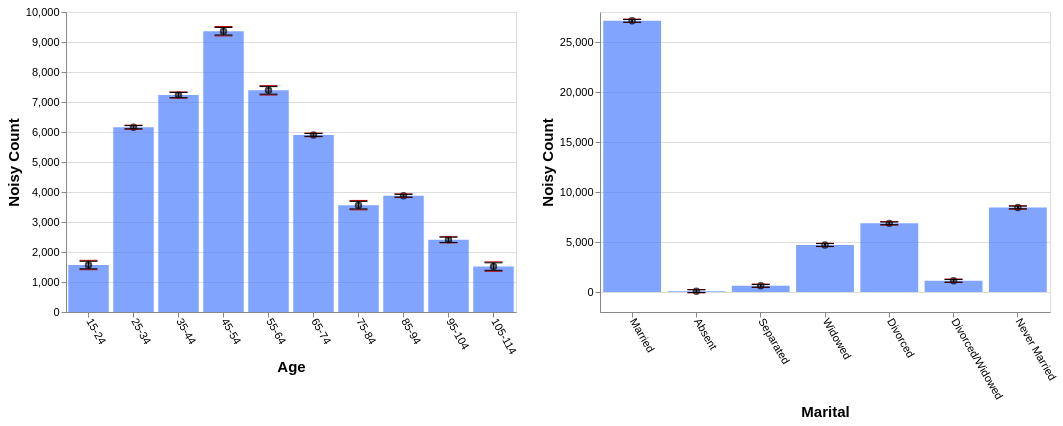

Vega-Lite specification stored for this chart:
### Vega-Lite specification from a JSON file in a GitHub repository (floating-point values rounded to 4 significant figures)
{"config": {"view": {"continuousWidth": 400, "continuousHeight": 300}, "axis": {"labelFontSize": 11, "titleFontSize": 15}, "axisBottom": {"labelAngle": 60}}, "hconcat": [{"layer": [{"mark": "bar", "encoding": {"color": {"value": "transparent"}, "tooltip": [{"aggregate": "sum", "field": "noisy_count", "title": "noisy count", "type": "quantitative"}, {"aggregate": "sum", "field": "noisy_count_prev", "title": "prev count", "type": "quantitative"}, {"aggregate": "sum", "field": "error", "title": "current error", "type": "quantitative"}, {"aggregate": "sum", "field": "error_prev", "title": "prev error", "type": "quantitative"}], "x": {"field": "age", "sort": null, "title": "Age", "type": "ordinal"}}, "height": 300, "selection": {"selector649": {"type": "interval", "encodings": ["x"]}}, "transform": [{"filter": {"selection": "selector650"}}], "width": 450}, {"mark": {"type": "bar", "color": "gray", "opacity": 0}, "encoding": {"x": {"field": "age", "sort": null, "title": "Age", "type": "ordinal"}, "y": {"aggregate": "sum", "field": "noisy_count_prev", "type": "quantitative"}}, "transform": [{"filter": {"selection": "selector650"}}]}, {"mark": {"type": "bar", "color": "#4C7FFF", "opacity": 0.7}, "encoding": {"x": {"field": "age", "sort": null, "title": "Age", "type": "ordinal"}, "y": {"aggregate": "sum", "field": "noisy_count", "type": "quantitative"}}, "transform": [{"filter": {"selection": "selector650"}}]}, {"mark": {"type": "point", "color": "black", "opacity": 0.7}, "encoding": {"x": {"field": "age", "sort": null, "title": "Age", "type": "ordinal"}, "y": {"aggregate": "sum", "field": "noisy_count", "title": "Noisy Count", "type": "quantitative"}}, "transform": [{"filter": {"selection": "selector650"}}]}, {"mark": {"type": "rule", "color": "#B6B6B6", "size": 2, "strokeDash": [3, 3]}, "encoding": {"x": {"field": "age", "sort": null, "title": "Age", "type": "ordinal"}, "y": {"aggregate": "sum", "field": "plus_error_prev_age", "title": "", "type": "quantitative"}, "y2": {"aggregate": "sum", "field": "minus_error_prev_age", "title": ""}}, "transform": [{"filter": {"selection": "selector650"}}]}, {"mark": {"type": "tick", "color": "#B90000", "size": 0, "strokeDash": [1, 1]}, "encoding": {"x": {"field": "age", "sort": null, "title": "Age", "type": "ordinal"}, "y": {"aggregate": "sum", "field": "plus_error_prev_age", "type": "quantitative"}}, "transform": [{"filter": {"selection": "selector650"}}]}, {"mark": {"type": "tick", "color": "#B90000", "size": 0, "strokeDash": [3, 1]}, "encoding": {"x": {"field": "age", "sort": null, "title": "Age", "type": "ordinal"}, "y": {"aggregate": "sum", "field": "minus_error_prev_age", "type": "quantitative"}}, "transform": [{"filter": {"selection": "selector650"}}]}, {"mark": {"type": "rule", "color": "black", "size": 2}, "encoding": {"x": {"field": "age", "sort": null, "title": "Age", "type": "ordinal"}, "y": {"aggregate": "sum", "field": "plus_error", "title": "", "type": "quantitative"}, "y2": {"aggregate": "sum", "field": "minus_error", "title": ""}}, "transform": [{"filter": {"selection": "selector650"}}]}, {"mark": {"type": "tick", "color": "black", "width": 0}, "encoding": {"x": {"field": "age", "sort": null, "title": "Age", "type": "ordinal"}, "y": {"aggregate": "sum", "field": "plus_error", "type": "quantitative"}}, "transform": [{"filter": {"selection": "selector650"}}]}, {"mark": {"type": "tick", "color": "black", "width": 0}, "encoding": {"x": {"field": "age", "sort": null, "title": "Age", "type": "ordinal"}, "y": {"aggregate": "sum", "field": "minus_error", "type": "quantitative"}}, "transform": [{"filter": {"selection": "selector650"}}]}]}, {"layer": [{"mark": "bar", "encoding": {"color": {"value": "transparent"}, "tooltip": [{"aggregate": "sum", "field": "noisy_count", "title": "noisy count", "type": "quantitative"}, {"aggregate": "sum", "field": "noisy_count_prev", "title": "prev count", "type": "quantitative"}, {"aggregate": "sum", "field": "error", "title": "current error", "type": "quantitative"}, {"aggregate": "sum", "field": "error_prev", "title": "prev error", "type": "quantitative"}], "x": {"field": "marital", "sort": null, "title": "Marital", "type": "ordinal"}}, "height": 300, "selection": {"selector650": {"type": "interval", "encodings": ["x"]}}, "transform": [{"filter": {"selection": "selector649"}}], "width": 450}, {"mark": {"type": "bar", "color": "gray", "opacity": 0}, "encoding": {"x": {"field": "marital", "sort": null, "title": "Marital", "type": "ordinal"}, "y": {"aggregate": "sum", "field": "noisy_count_prev", "type": "quantitative"}}, "transform": [{"filter": {"selection": "selector649"}}]}, {"mark": {"type": "bar", "color": "#4C7FFF", "opacity": 0.7}, "encoding": {"x": {"field": "marital", "sort": null, "title": "Marital", "type": "ordinal"}, "y": {"aggregate": "sum", "field": "noisy_count", "type": "quantitative"}}, "transform": [{"filter": {"selection": "selector649"}}]}, {"mark": {"type": "point", "color": "black", "opacity": 0.7}, "encoding": {"x": {"field": "marital", "sort": null, "title": "Marital", "type": "ordinal"}, "y": {"aggregate": "sum", "field": "noisy_count", "title": "Noisy Count", "type": "quantitative"}}, "transform": [{"filter": {"selection": "selector649"}}]}, {"mark": {"type": "rule", "color": "#B6B6B6", "size": 2, "strokeDash": [3, 3]}, "encoding": {"x": {"field": "marital", "sort": null, "title": "Marital", "type": "ordinal"}, "y": {"aggregate": "sum", "field": "plus_error_prev_marital", "title": "", "type": "quantitative"}, "y2": {"aggregate": "sum", "field": "minus_error_prev_marital", "title": ""}}, "transform": [{"filter": {"selection": "selector649"}}]}, {"mark": {"type": "tick", "color": "#B90000", "size": 0, "strokeDash": [1, 1]}, "encoding": {"x": {"field": "marital", "sort": null, "title": "Marital", "type": "ordinal"}, "y": {"aggregate": "sum", "field": "plus_error_prev_marital", "type": "quantitative"}}, "transform": [{"filter": {"selection": "selector649"}}]}, {"mark": {"type": "tick", "color": "#B90000", "size": 0, "strokeDash": [3, 1]}, "encoding": {"x": {"field": "marital", "sort": null, "title": "Marital", "type": "ordinal"}, "y": {"aggregate": "sum", "field": "minus_error_prev_marital", "type": "quantitative"}}, "transform": [{"filter": {"selection": "selector649"}}]}, {"mark": {"type": "rule", "color": "black", "size": 2}, "encoding": {"x": {"field": "marital", "sort": null, "title": "Marital", "type": "ordinal"}, "y": {"aggregate": "sum", "field": "plus_error", "title": "", "type": "quantitative"}, "y2": {"aggregate": "sum", "field": "minus_error", "title": ""}}, "transform": [{"filter": {"selection": "selector649"}}]}, {"mark": {"type": "tick", "color": "black", "width": 0}, "encoding": {"x": {"field": "marital", "sort": null, "title": "Marital", "type": "ordinal"}, "y": {"aggregate": "sum", "field": "plus_error", "type": "quantitative"}}, "transform": [{"filter": {"selection": "selector649"}}]}, {"mark": {"type": "tick", "color": "black", "width": 0}, "encoding": {"x": {"field": "marital", "sort": null, "title": "Marital", "type": "ordinal"}, "y": {"aggregate": "sum", "field": "minus_error", "type": "quantitative"}}, "transform": [{"filter": {"selection": "selector649"}}]}]}], "data": {"name": "data-05a6e2017c09900bc520c86eafb067be"}, "$schema": "https://vega.github.io/schema/vega-lite/v4.17.0.json", "datasets": {"data-05a6e2017c09900bc520c86eafb067be": [{"age": "15-24", "marital": "Married", "noisy_count": 300.0, "true_count": 295.0, "plus_error": 317.9, "minus_error": 282.1, "error": 17.9, "noisy_count_prev": 302.7, "true_count_prev": 295.0, "plus_error_prev": 325.1, "minus_error_prev": 280.4, "error_prev": 22.4, "plus_error_prev_age": 326.1, "minus_error_prev_age": 281.4, "plus_error_prev_marital": 326.1, "minus_error_prev_marital": 281.4}, {"age": "15-24", "marital": "Absent", "noisy_count": 10.0, "true_count": 13.0, "plus_error": 27.9, "minus_error": -7.9, "error": 17.9, "noisy_count_prev": 5.9, "true_count_prev": 13.0, "plus_error_prev": 28.2, "minus_error_prev": -16.5, "error_prev": 22.4, "plus_error_prev_age": 29.2, "minus_error_prev_age": -15.5, "plus_error_prev_marital": 28.6, "minus_error_prev_marital": -16.1}, {"age": "15-24", "marital": "Separated", "noisy_count": 5.9, "true_count": 18.0, "plus_error": 23.8, "minus_error": -12.0, "error": 17.9, "noisy_count_prev": 4.6, "true_count_prev": 18.0, "plus_error_prev": 27.0, "minus_error_prev": -17.7, "error_prev": 22.4, "plus_error_prev_age": 28.0, "minus_error_prev_age": -16.7, "plus_error_prev_marital": 27.89, "minus_error_prev_marital": -16.81}, {"age": "15-24", "marital": "Widowed", "noisy_count": -8.2, "true_count": 2.0, "plus_error": 9.7, "minus_error": -26.1, "error": 17.9, "noisy_count_prev": 5.2, "true_count_prev": 2.0, "plus_error_prev": 27.5, "minus_error_prev": -17.2, "error_prev": 22.4, "plus_error_prev_age": 28.5, "minus_error_prev_age": -16.2, "plus_error_prev_marital": 25.46, "minus_error_prev_marital": -19.24}, {"age": "15-24", "marital": "Divorced", "noisy_count": 125.7, "true_count": 22.0, "plus_error": 143.6, "minus_error": 107.8, "error": 17.9, "noisy_count_prev": 116.6, "true_count_prev": 22.0, "plus_error_prev": 139.0, "minus_error_prev": 94.2, "error_prev": 22.4, "plus_error_prev_age": 140.0, "minus_error_prev_age": 95.2, "plus_error_prev_marital": 136.4, "minus_error_prev_marital": 91.56}, {"age": "15-24", "marital": "Divorced/Widowed", "noisy_count": -36.5, "true_count": 16.0, "plus_error": -18.6, "minus_error": -54.4, "error": 17.9, "noisy_count_prev": -37.0, "true_count_prev": 16.0, "plus_error_prev": -14.6, "minus_error_prev": -59.4, "error_prev": 22.4, "plus_error_prev_age": -13.6, "minus_error_prev_age": -58.4, "plus_error_prev_marital": -18.99, "minus_error_prev_marital": -63.79}, {"age": "15-24", "marital": "Never Married", "noisy_count": 1169.0, "true_count": 1190.0, "plus_error": 1187.0, "minus_error": 1151.0, "error": 17.9, "noisy_count_prev": 1161.0, "true_count_prev": 1190.0, "plus_error_prev": 1183.0, "minus_error_prev": 1138.0, "error_prev": 22.4, "plus_error_prev_age": 1184.0, "minus_error_prev_age": 1139.0, "plus_error_prev_marital": 1183.0, "minus_error_prev_marital": 1138.0}, {"age": "25-34", "marital": "Married", "noisy_count": 2766.0, "true_count": 2764.0, "plus_error": 2773.0, "minus_error": 2758.0, "error": 7.5, "noisy_count_prev": 2768.0, "true_count_prev": 2764.0, "plus_error_prev": 2777.0, "minus_error_prev": 2758.0, "error_prev": 9.7, "plus_error_prev_age": 2777.0, "minus_error_prev_age": 2757.0, "plus_error_prev_marital": 2778.0, "minus_error_prev_marital": 2759.0}, {"age": "25-34", "marital": "Absent", "noisy_count": 8.3, "true_count": 33.0, "plus_error": 15.8, "minus_error": 0.8, "error": 7.5, "noisy_count_prev": 8.0, "true_count_prev": 33.0, "plus_error_prev": 17.7, "minus_error_prev": -1.7, "error_prev": 9.7, "plus_error_prev_age": 17.06, "minus_error_prev_age": -2.343, "plus_error_prev_marital": 18.1, "minus_error_prev_marital": -1.3}, {"age": "25-34", "marital": "Separated", "noisy_count": 43.2, "true_count": 77.0, "plus_error": 50.7, "minus_error": 35.7, "error": 7.5, "noisy_count_prev": 43.2, "true_count_prev": 77.0, "plus_error_prev": 52.9, "minus_error_prev": 33.5, "error_prev": 9.7, "plus_error_prev_age": 52.26, "minus_error_prev_age": 32.86, "plus_error_prev_marital": 53.79, "minus_error_prev_marital": 34.39}, {"age": "25-34", "marital": "Widowed", "noisy_count": 32.9, "true_count": 11.0, "plus_error": 40.3, "minus_error": 25.4, "error": 7.5, "noisy_count_prev": 32.6, "true_count_prev": 11.0, "plus_error_prev": 42.3, "minus_error_prev": 22.9, "error_prev": 9.7, "plus_error_prev_age": 41.66, "minus_error_prev_age": 22.26, "plus_error_prev_marital": 40.26, "minus_error_prev_marital": 20.86}, {"age": "25-34", "marital": "Divorced", "noisy_count": 366.8, "true_count": 372.0, "plus_error": 374.2, "minus_error": 359.3, "error": 7.5, "noisy_count_prev": 365.3, "true_count_prev": 372.0, "plus_error_prev": 375.0, "minus_error_prev": 355.6, "error_prev": 9.7, "plus_error_prev_age": 374.4, "minus_error_prev_age": 355.0, "plus_error_prev_marital": 372.4, "minus_error_prev_marital": 353.0}, {"age": "25-34", "marital": "Divorced/Widowed", "noisy_count": 225.2, "true_count": 189.0, "plus_error": 232.7, "minus_error": 217.8, "error": 7.5, "noisy_count_prev": 226.4, "true_count_prev": 189.0, "plus_error_prev": 236.1, "minus_error_prev": 216.7, "error_prev": 9.7, "plus_error_prev_age": 235.5, "minus_error_prev_age": 216.1, "plus_error_prev_marital": 231.7, "minus_error_prev_marital": 212.3}, {"age": "25-34", "marital": "Never Married", "noisy_count": 2717.0, "true_count": 2691.0, "plus_error": 2725.0, "minus_error": 2710.0, "error": 7.5, "noisy_count_prev": 2721.0, "true_count_prev": 2691.0, "plus_error_prev": 2731.0, "minus_error_prev": 2711.0, "error_prev": 9.7, "plus_error_prev_age": 2730.0, "minus_error_prev_age": 2711.0, "plus_error_prev_marital": 2730.0, "minus_error_prev_marital": 2711.0}, {"age": "35-44", "marital": "Married", "noisy_count": 4260.0, "true_count": 4273.0, "plus_error": 4272.0, "minus_error": 4247.0, "error": 12.6, "noisy_count_prev": 4258.0, "true_count_prev": 4273.0, "plus_error_prev": 4272.0, "minus_error_prev": 4243.0, "error_prev": 14.6, "plus_error_prev_age": 4271.0, "minus_error_prev_age": 4242.0, "plus_error_prev_marital": 4273.0, "minus_error_prev_marital": 4244.0}, {"age": "35-44", "marital": "Absent", "noisy_count": 67.3, "true_count": 31.0, "plus_error": 79.8, "minus_error": 54.7, "error": 12.6, "noisy_count_prev": 58.7, "true_count_prev": 31.0, "plus_error_prev": 73.3, "minus_error_prev": 44.1, "error_prev": 14.6, "plus_error_prev_age": 71.7, "minus_error_prev_age": 42.5, "plus_error_prev_marital": 73.7, "minus_error_prev_marital": 44.5}, {"age": "35-44", "marital": "Separated", "noisy_count": 160.9, "true_count": 96.0, "plus_error": 173.4, "minus_error": 148.3, "error": 12.6, "noisy_count_prev": 154.1, "true_count_prev": 96.0, "plus_error_prev": 168.7, "minus_error_prev": 139.5, "error_prev": 14.6, "plus_error_prev_age": 167.1, "minus_error_prev_age": 137.9, "plus_error_prev_marital": 169.6, "minus_error_prev_marital": 140.4}, {"age": "35-44", "marital": "Widowed", "noisy_count": -8.9, "true_count": 57.0, "plus_error": 3.6, "minus_error": -21.5, "error": 12.6, "noisy_count_prev": -2.5, "true_count_prev": 57.0, "plus_error_prev": 12.1, "minus_error_prev": -17.1, "error_prev": 14.6, "plus_error_prev_age": 10.5, "minus_error_prev_age": -18.7, "plus_error_prev_marital": 10.06, "minus_error_prev_marital": -19.14}, {"age": "35-44", "marital": "Divorced", "noisy_count": 924.1, "true_count": 905.0, "plus_error": 936.7, "minus_error": 911.6, "error": 12.6, "noisy_count_prev": 925.8, "true_count_prev": 905.0, "plus_error_prev": 940.4, "minus_error_prev": 911.2, "error_prev": 14.6, "plus_error_prev_age": 938.8, "minus_error_prev_age": 909.6, "plus_error_prev_marital": 937.8, "minus_error_prev_marital": 908.6}, {"age": "35-44", "marital": "Divorced/Widowed", "noisy_count": 240.9, "true_count": 286.0, "plus_error": 253.4, "minus_error": 228.3, "error": 12.6, "noisy_count_prev": 245.5, "true_count_prev": 286.0, "plus_error_prev": 260.1, "minus_error_prev": 230.9, "error_prev": 14.6, "plus_error_prev_age": 258.5, "minus_error_prev_age": 229.3, "plus_error_prev_marital": 255.7, "minus_error_prev_marital": 226.5}, {"age": "35-44", "marital": "Never Married", "noisy_count": 1588.0, "true_count": 1684.0, "plus_error": 1600.0, "minus_error": 1575.0, "error": 12.6, "noisy_count_prev": 1604.0, "true_count_prev": 1684.0, "plus_error_prev": 1618.0, "minus_error_prev": 1589.0, "error_prev": 14.6, "plus_error_prev_age": 1617.0, "minus_error_prev_age": 1588.0, "plus_error_prev_marital": 1618.0, "minus_error_prev_marital": 1589.0}, {"age": "45-54", "marital": "Married", "noisy_count": 5481.0, "true_count": 5589.0, "plus_error": 5499.0, "minus_error": 5463.0, "error": 17.9, "noisy_count_prev": 5474.0, "true_count_prev": 5589.0, "plus_error_prev": 5496.0, "minus_error_prev": 5451.0, "error_prev": 22.4, "plus_error_prev_age": 5498.0, "minus_error_prev_age": 5453.0, "plus_error_prev_marital": 5497.0, "minus_error_prev_marital": 5452.0}, {"age": "45-54", "marital": "Absent", "noisy_count": 45.4, "true_count": 27.0, "plus_error": 63.3, "minus_error": 27.5, "error": 17.9, "noisy_count_prev": 37.8, "true_count_prev": 27.0, "plus_error_prev": 60.1, "minus_error_prev": 15.4, "error_prev": 22.4, "plus_error_prev_age": 61.71, "minus_error_prev_age": 17.01, "plus_error_prev_marital": 60.5, "minus_error_prev_marital": 15.8}, {"age": "45-54", "marital": "Separated", "noisy_count": 189.2, "true_count": 156.0, "plus_error": 207.1, "minus_error": 171.3, "error": 17.9, "noisy_count_prev": 183.0, "true_count_prev": 156.0, "plus_error_prev": 205.3, "minus_error_prev": 160.6, "error_prev": 22.4, "plus_error_prev_age": 206.9, "minus_error_prev_age": 162.2, "plus_error_prev_marital": 206.2, "minus_error_prev_marital": 161.5}, {"age": "45-54", "marital": "Widowed", "noisy_count": 100.2, "true_count": 143.0, "plus_error": 118.0, "minus_error": 82.3, "error": 17.9, "noisy_count_prev": 102.4, "true_count_prev": 143.0, "plus_error_prev": 124.8, "minus_error_prev": 80.0, "error_prev": 22.4, "plus_error_prev_age": 126.4, "minus_error_prev_age": 81.61, "plus_error_prev_marital": 122.8, "minus_error_prev_marital": 77.96}, {"age": "45-54", "marital": "Divorced", "noisy_count": 1801.0, "true_count": 1715.0, "plus_error": 1819.0, "minus_error": 1783.0, "error": 17.9, "noisy_count_prev": 1805.0, "true_count_prev": 1715.0, "plus_error_prev": 1828.0, "minus_error_prev": 1783.0, "error_prev": 22.4, "plus_error_prev_age": 1829.0, "minus_error_prev_age": 1785.0, "plus_error_prev_marital": 1825.0, "minus_error_prev_marital": 1780.0}, {"age": "45-54", "marital": "Divorced/Widowed", "noisy_count": 317.4, "true_count": 379.0, "plus_error": 335.3, "minus_error": 299.5, "error": 17.9, "noisy_count_prev": 328.6, "true_count_prev": 379.0, "plus_error_prev": 350.9, "minus_error_prev": 306.2, "error_prev": 22.4, "plus_error_prev_age": 352.5, "minus_error_prev_age": 307.8, "plus_error_prev_marital": 346.5, "minus_error_prev_marital": 301.8}, {"age": "45-54", "marital": "Never Married", "noisy_count": 1426.0, "true_count": 1324.0, "plus_error": 1444.0, "minus_error": 1408.0, "error": 17.9, "noisy_count_prev": 1418.0, "true_count_prev": 1324.0, "plus_error_prev": 1440.0, "minus_error_prev": 1396.0, "error_prev": 22.4, "plus_error_prev_age": 1442.0, "minus_error_prev_age": 1397.0, "plus_error_prev_marital": 1440.0, "minus_error_prev_marital": 1395.0}, {"age": "55-64", "marital": "Married", "noisy_count": 4547.0, "true_count": 4513.0, "plus_error": 4565.0, "minus_error": 4529.0, "error": 17.9, "noisy_count_prev": 4551.0, "true_count_prev": 4513.0, "plus_error_prev": 4574.0, "minus_error_prev": 4529.0, "error_prev": 22.4, "plus_error_prev_age": 4571.0, "minus_error_prev_age": 4526.0, "plus_error_prev_marital": 4574.0, "minus_error_prev_marital": 4530.0}, {"age": "55-64", "marital": "Absent", "noisy_count": 61.6, "true_count": 10.0, "plus_error": 79.4, "minus_error": 43.7, "error": 17.9, "noisy_count_prev": 55.5, "true_count_prev": 10.0, "plus_error_prev": 77.9, "minus_error_prev": 33.2, "error_prev": 22.4, "plus_error_prev_age": 74.96, "minus_error_prev_age": 30.26, "plus_error_prev_marital": 78.3, "minus_error_prev_marital": 33.6}, {"age": "55-64", "marital": "Separated", "noisy_count": 28.0, "true_count": 106.0, "plus_error": 45.9, "minus_error": 10.1, "error": 17.9, "noisy_count_prev": 29.0, "true_count_prev": 106.0, "plus_error_prev": 51.4, "minus_error_prev": 6.7, "error_prev": 22.4, "plus_error_prev_age": 48.46, "minus_error_prev_age": 3.757, "plus_error_prev_marital": 52.29, "minus_error_prev_marital": 7.59}, {"age": "55-64", "marital": "Widowed", "noisy_count": 226.1, "true_count": 210.0, "plus_error": 244.0, "minus_error": 208.3, "error": 17.9, "noisy_count_prev": 226.4, "true_count_prev": 210.0, "plus_error_prev": 248.7, "minus_error_prev": 204.0, "error_prev": 22.4, "plus_error_prev_age": 245.8, "minus_error_prev_age": 201.1, "plus_error_prev_marital": 246.7, "minus_error_prev_marital": 202.0}, {"age": "55-64", "marital": "Divorced", "noisy_count": 1527.0, "true_count": 1509.0, "plus_error": 1545.0, "minus_error": 1509.0, "error": 17.9, "noisy_count_prev": 1532.0, "true_count_prev": 1509.0, "plus_error_prev": 1554.0, "minus_error_prev": 1510.0, "error_prev": 22.4, "plus_error_prev_age": 1551.0, "minus_error_prev_age": 1507.0, "plus_error_prev_marital": 1552.0, "minus_error_prev_marital": 1507.0}, {"age": "55-64", "marital": "Divorced/Widowed", "noisy_count": 281.8, "true_count": 241.0, "plus_error": 299.7, "minus_error": 263.9, "error": 17.9, "noisy_count_prev": 291.0, "true_count_prev": 241.0, "plus_error_prev": 313.3, "minus_error_prev": 268.6, "error_prev": 22.4, "plus_error_prev_age": 310.4, "minus_error_prev_age": 265.7, "plus_error_prev_marital": 308.9, "minus_error_prev_marital": 264.2}, {"age": "55-64", "marital": "Never Married", "noisy_count": 717.0, "true_count": 730.0, "plus_error": 734.9, "minus_error": 699.2, "error": 17.9, "noisy_count_prev": 723.8, "true_count_prev": 730.0, "plus_error_prev": 746.2, "minus_error_prev": 701.5, "error_prev": 22.4, "plus_error_prev_age": 743.3, "minus_error_prev_age": 698.6, "plus_error_prev_marital": 745.9, "minus_error_prev_marital": 701.2}, {"age": "65-74", "marital": "Married", "noisy_count": 3655.0, "true_count": 3666.0, "plus_error": 3662.0, "minus_error": 3649.0, "error": 6.7, "noisy_count_prev": 3657.0, "true_count_prev": 3666.0, "plus_error_prev": 3666.0, "minus_error_prev": 3649.0, "error_prev": 8.7, "plus_error_prev_age": 3666.0, "minus_error_prev_age": 3649.0, "plus_error_prev_marital": 3667.0, "minus_error_prev_marital": 3650.0}, {"age": "65-74", "marital": "Absent", "noisy_count": 45.4, "true_count": 1.0, "plus_error": 52.1, "minus_error": 38.8, "error": 6.7, "noisy_count_prev": 46.2, "true_count_prev": 1.0, "plus_error_prev": 54.9, "minus_error_prev": 37.5, "error_prev": 8.7, "plus_error_prev_age": 54.71, "minus_error_prev_age": 37.31, "plus_error_prev_marital": 55.3, "minus_error_prev_marital": 37.9}, {"age": "65-74", "marital": "Separated", "noisy_count": 59.9, "true_count": 84.0, "plus_error": 66.6, "minus_error": 53.2, "error": 6.7, "noisy_count_prev": 57.9, "true_count_prev": 84.0, "plus_error_prev": 66.5, "minus_error_prev": 49.2, "error_prev": 8.7, "plus_error_prev_age": 66.31, "minus_error_prev_age": 49.01, "plus_error_prev_marital": 67.39, "minus_error_prev_marital": 50.09}, {"age": "65-74", "marital": "Widowed", "noisy_count": 427.4, "true_count": 406.0, "plus_error": 434.1, "minus_error": 420.7, "error": 6.7, "noisy_count_prev": 425.7, "true_count_prev": 406.0, "plus_error_prev": 434.4, "minus_error_prev": 417.0, "error_prev": 8.7, "plus_error_prev_age": 434.2, "minus_error_prev_age": 416.8, "plus_error_prev_marital": 432.4, "minus_error_prev_marital": 415.0}, {"age": "65-74", "marital": "Divorced", "noisy_count": 1180.0, "true_count": 1161.0, "plus_error": 1187.0, "minus_error": 1174.0, "error": 6.7, "noisy_count_prev": 1181.0, "true_count_prev": 1161.0, "plus_error_prev": 1190.0, "minus_error_prev": 1172.0, "error_prev": 8.7, "plus_error_prev_age": 1189.0, "minus_error_prev_age": 1172.0, "plus_error_prev_marital": 1187.0, "minus_error_prev_marital": 1169.0}, {"age": "65-74", "marital": "Divorced/Widowed", "noisy_count": 127.5, "true_count": 150.0, "plus_error": 134.2, "minus_error": 120.8, "error": 6.7, "noisy_count_prev": 128.2, "true_count_prev": 150.0, "plus_error_prev": 136.9, "minus_error_prev": 119.5, "error_prev": 8.7, "plus_error_prev_age": 136.7, "minus_error_prev_age": 119.3, "plus_error_prev_marital": 132.5, "minus_error_prev_marital": 115.1}, {"age": "65-74", "marital": "Never Married", "noisy_count": 407.3, "true_count": 399.0, "plus_error": 414.0, "minus_error": 400.6, "error": 6.7, "noisy_count_prev": 408.5, "true_count_prev": 399.0, "plus_error_prev": 417.2, "minus_error_prev": 399.8, "error_prev": 8.7, "plus_error_prev_age": 417.0, "minus_error_prev_age": 399.6, "plus_error_prev_marital": 416.9, "minus_error_prev_marital": 399.5}, {"age": "75-84", "marital": "Married", "noisy_count": 2378.0, "true_count": 2360.0, "plus_error": 2396.0, "minus_error": 2360.0, "error": 17.9, "noisy_count_prev": 2373.0, "true_count_prev": 2360.0, "plus_error_prev": 2395.0, "minus_error_prev": 2350.0, "error_prev": 22.4, "plus_error_prev_age": 2393.0, "minus_error_prev_age": 2349.0, "plus_error_prev_marital": 2396.0, "minus_error_prev_marital": 2351.0}, {"age": "75-84", "marital": "Absent", "noisy_count": -11.2, "true_count": 2.0, "plus_error": 6.7, "minus_error": -29.1, "error": 17.9, "noisy_count_prev": -4.8, "true_count_prev": 2.0, "plus_error_prev": 17.6, "minus_error_prev": -27.1, "error_prev": 22.4, "plus_error_prev_age": 16.03, "minus_error_prev_age": -28.67, "plus_error_prev_marital": 18.0, "minus_error_prev_marital": -26.7}, {"age": "75-84", "marital": "Separated", "noisy_count": -60.8, "true_count": 56.0, "plus_error": -42.9, "minus_error": -78.7, "error": 17.9, "noisy_count_prev": -63.3, "true_count_prev": 56.0, "plus_error_prev": -41.0, "minus_error_prev": -85.7, "error_prev": 22.4, "plus_error_prev_age": -42.57, "minus_error_prev_age": -87.27, "plus_error_prev_marital": -40.11, "minus_error_prev_marital": -84.81}, {"age": "75-84", "marital": "Widowed", "noisy_count": 638.7, "true_count": 638.0, "plus_error": 656.6, "minus_error": 620.8, "error": 17.9, "noisy_count_prev": 638.9, "true_count_prev": 638.0, "plus_error_prev": 661.3, "minus_error_prev": 616.6, "error_prev": 22.4, "plus_error_prev_age": 659.7, "minus_error_prev_age": 615.0, "plus_error_prev_marital": 659.3, "minus_error_prev_marital": 614.6}, {"age": "75-84", "marital": "Divorced", "noisy_count": 419.7, "true_count": 592.0, "plus_error": 437.6, "minus_error": 401.8, "error": 17.9, "noisy_count_prev": 434.9, "true_count_prev": 592.0, "plus_error_prev": 457.3, "minus_error_prev": 412.5, "error_prev": 22.4, "plus_error_prev_age": 455.7, "minus_error_prev_age": 410.9, "plus_error_prev_marital": 454.7, "minus_error_prev_marital": 409.9}, {"age": "75-84", "marital": "Divorced/Widowed", "noisy_count": 51.8, "true_count": 72.0, "plus_error": 69.7, "minus_error": 34.0, "error": 17.9, "noisy_count_prev": 56.3, "true_count_prev": 72.0, "plus_error_prev": 78.6, "minus_error_prev": 33.9, "error_prev": 22.4, "plus_error_prev_age": 77.03, "minus_error_prev_age": 32.33, "plus_error_prev_marital": 74.21, "minus_error_prev_marital": 29.51}, {"age": "75-84", "marital": "Never Married", "noisy_count": 146.1, "true_count": 189.0, "plus_error": 163.9, "minus_error": 128.2, "error": 17.9, "noisy_count_prev": 138.6, "true_count_prev": 189.0, "plus_error_prev": 161.0, "minus_error_prev": 116.3, "error_prev": 22.4, "plus_error_prev_age": 159.4, "minus_error_prev_age": 114.7, "plus_error_prev_marital": 160.7, "minus_error_prev_marital": 116.0}, {"age": "85-94", "marital": "Married", "noisy_count": 2139.0, "true_count": 2152.0, "plus_error": 2146.0, "minus_error": 2132.0, "error": 6.6, "noisy_count_prev": 2141.0, "true_count_prev": 2152.0, "plus_error_prev": 2150.0, "minus_error_prev": 2132.0, "error_prev": 8.6, "plus_error_prev_age": 2150.0, "minus_error_prev_age": 2133.0, "plus_error_prev_marital": 2151.0, "minus_error_prev_marital": 2133.0}, {"age": "85-94", "marital": "Absent", "noisy_count": -12.7, "true_count": 0.0, "plus_error": -6.1, "minus_error": -19.3, "error": 6.6, "noisy_count_prev": -15.5, "true_count_prev": 0.0, "plus_error_prev": -7.0, "minus_error_prev": -24.1, "error_prev": 8.6, "plus_error_prev_age": -6.714, "minus_error_prev_age": -23.81, "plus_error_prev_marital": -6.6, "minus_error_prev_marital": -23.7}, {"age": "85-94", "marital": "Separated", "noisy_count": 57.7, "true_count": 52.0, "plus_error": 64.3, "minus_error": 51.2, "error": 6.6, "noisy_count_prev": 55.1, "true_count_prev": 52.0, "plus_error_prev": 63.7, "minus_error_prev": 46.6, "error_prev": 8.6, "plus_error_prev_age": 63.99, "minus_error_prev_age": 46.89, "plus_error_prev_marital": 64.59, "minus_error_prev_marital": 47.49}, {"age": "85-94", "marital": "Widowed", "noisy_count": 1212.0, "true_count": 1211.0, "plus_error": 1219.0, "minus_error": 1206.0, "error": 6.6, "noisy_count_prev": 1213.0, "true_count_prev": 1211.0, "plus_error_prev": 1221.0, "minus_error_prev": 1204.0, "error_prev": 8.6, "plus_error_prev_age": 1222.0, "minus_error_prev_age": 1204.0, "plus_error_prev_marital": 1219.0, "minus_error_prev_marital": 1202.0}, {"age": "85-94", "marital": "Divorced", "noisy_count": 388.2, "true_count": 390.0, "plus_error": 394.8, "minus_error": 381.6, "error": 6.6, "noisy_count_prev": 387.8, "true_count_prev": 390.0, "plus_error_prev": 396.4, "minus_error_prev": 379.2, "error_prev": 8.6, "plus_error_prev_age": 396.7, "minus_error_prev_age": 379.5, "plus_error_prev_marital": 393.8, "minus_error_prev_marital": 376.6}, {"age": "85-94", "marital": "Divorced/Widowed", "noisy_count": -86.1, "true_count": 50.0, "plus_error": -79.5, "minus_error": -92.7, "error": 6.6, "noisy_count_prev": -84.8, "true_count_prev": 50.0, "plus_error_prev": -76.2, "minus_error_prev": -93.4, "error_prev": 8.6, "plus_error_prev_age": -75.91, "minus_error_prev_age": -93.11, "plus_error_prev_marital": -80.59, "minus_error_prev_marital": -97.79}, {"age": "85-94", "marital": "Never Married", "noisy_count": 178.1, "true_count": 182.0, "plus_error": 184.7, "minus_error": 171.5, "error": 6.6, "noisy_count_prev": 178.3, "true_count_prev": 182.0, "plus_error_prev": 186.9, "minus_error_prev": 169.7, "error_prev": 8.6, "plus_error_prev_age": 187.2, "minus_error_prev_age": 170.0, "plus_error_prev_marital": 186.6, "minus_error_prev_marital": 169.4}, {"age": "95-104", "marital": "Married", "noisy_count": 1095.0, "true_count": 1055.0, "plus_error": 1108.0, "minus_error": 1082.0, "error": 12.6, "noisy_count_prev": 1089.0, "true_count_prev": 1055.0, "plus_error_prev": 1104.0, "minus_error_prev": 1074.0, "error_prev": 14.6, "plus_error_prev_age": 1100.0, "minus_error_prev_age": 1071.0, "plus_error_prev_marital": 1105.0, "minus_error_prev_marital": 1075.0}, {"age": "95-104", "marital": "Absent", "noisy_count": -93.0, "true_count": 0.0, "plus_error": -80.4, "minus_error": -105.5, "error": 12.6, "noisy_count_prev": -74.8, "true_count_prev": 0.0, "plus_error_prev": -60.2, "minus_error_prev": -89.4, "error_prev": 14.6, "plus_error_prev_age": -63.54, "minus_error_prev_age": -92.74, "plus_error_prev_marital": -59.8, "minus_error_prev_marital": -89.0}, {"age": "95-104", "marital": "Separated", "noisy_count": 46.5, "true_count": 41.0, "plus_error": 59.0, "minus_error": 33.9, "error": 12.6, "noisy_count_prev": 42.5, "true_count_prev": 41.0, "plus_error_prev": 57.1, "minus_error_prev": 27.9, "error_prev": 14.6, "plus_error_prev_age": 53.76, "minus_error_prev_age": 24.56, "plus_error_prev_marital": 57.99, "minus_error_prev_marital": 28.79}, {"age": "95-104", "marital": "Widowed", "noisy_count": 1160.0, "true_count": 1174.0, "plus_error": 1172.0, "minus_error": 1147.0, "error": 12.6, "noisy_count_prev": 1160.0, "true_count_prev": 1174.0, "plus_error_prev": 1175.0, "minus_error_prev": 1146.0, "error_prev": 14.6, "plus_error_prev_age": 1172.0, "minus_error_prev_age": 1142.0, "plus_error_prev_marital": 1173.0, "minus_error_prev_marital": 1144.0}, {"age": "95-104", "marital": "Divorced", "noisy_count": 104.9, "true_count": 140.0, "plus_error": 117.5, "minus_error": 92.4, "error": 12.6, "noisy_count_prev": 112.0, "true_count_prev": 140.0, "plus_error_prev": 126.6, "minus_error_prev": 97.4, "error_prev": 14.6, "plus_error_prev_age": 123.3, "minus_error_prev_age": 94.06, "plus_error_prev_marital": 124.0, "minus_error_prev_marital": 94.76}, {"age": "95-104", "marital": "Divorced/Widowed", "noisy_count": 37.9, "true_count": 16.0, "plus_error": 50.5, "minus_error": 25.3, "error": 12.6, "noisy_count_prev": 41.9, "true_count_prev": 16.0, "plus_error_prev": 56.5, "minus_error_prev": 27.3, "error_prev": 14.6, "plus_error_prev_age": 53.16, "minus_error_prev_age": 23.96, "plus_error_prev_marital": 52.11, "minus_error_prev_marital": 22.91}, {"age": "95-104", "marital": "Never Married", "noisy_count": 56.5, "true_count": 119.0, "plus_error": 69.1, "minus_error": 44.0, "error": 12.6, "noisy_count_prev": 60.0, "true_count_prev": 119.0, "plus_error_prev": 74.6, "minus_error_prev": 45.4, "error_prev": 14.6, "plus_error_prev_age": 71.26, "minus_error_prev_age": 42.06, "plus_error_prev_marital": 74.33, "minus_error_prev_marital": 45.13}, {"age": "105-114", "marital": "Married", "noisy_count": 499.7, "true_count": 398.0, "plus_error": 517.6, "minus_error": 481.8, "error": 17.9, "noisy_count_prev": 497.3, "true_count_prev": 398.0, "plus_error_prev": 519.7, "minus_error_prev": 475.0, "error_prev": 22.4, "plus_error_prev_age": 517.0, "minus_error_prev_age": 472.3, "plus_error_prev_marital": 520.7, "minus_error_prev_marital": 476.0}, {"age": "105-114", "marital": "Absent", "noisy_count": -38.7, "true_count": 0.0, "plus_error": -20.8, "minus_error": -56.6, "error": 17.9, "noisy_count_prev": -38.6, "true_count_prev": 0.0, "plus_error_prev": -16.3, "minus_error_prev": -61.0, "error_prev": 22.4, "plus_error_prev_age": -19.01, "minus_error_prev_age": -63.71, "plus_error_prev_marital": -15.9, "minus_error_prev_marital": -60.6}, {"age": "105-114", "marital": "Separated", "noisy_count": 90.5, "true_count": 25.0, "plus_error": 108.4, "minus_error": 72.7, "error": 17.9, "noisy_count_prev": 106.0, "true_count_prev": 25.0, "plus_error_prev": 128.4, "minus_error_prev": 83.7, "error_prev": 22.4, "plus_error_prev_age": 125.7, "minus_error_prev_age": 80.99, "plus_error_prev_marital": 129.3, "minus_error_prev_marital": 84.59}, {"age": "105-114", "marital": "Widowed", "noisy_count": 923.6, "true_count": 881.0, "plus_error": 941.5, "minus_error": 905.7, "error": 17.9, "noisy_count_prev": 922.8, "true_count_prev": 881.0, "plus_error_prev": 945.1, "minus_error_prev": 900.4, "error_prev": 22.4, "plus_error_prev_age": 942.4, "minus_error_prev_age": 897.7, "plus_error_prev_marital": 943.1, "minus_error_prev_marital": 898.4}, {"age": "105-114", "marital": "Divorced", "noisy_count": 26.0, "true_count": 44.0, "plus_error": 43.9, "minus_error": 8.1, "error": 17.9, "noisy_count_prev": 29.6, "true_count_prev": 44.0, "plus_error_prev": 51.9, "minus_error_prev": 7.2, "error_prev": 22.4, "plus_error_prev_age": 49.19, "minus_error_prev_age": 4.486, "plus_error_prev_marital": 49.26, "minus_error_prev_marital": 4.56}, {"age": "105-114", "marital": "Divorced/Widowed", "noisy_count": -36.8, "true_count": 4.0, "plus_error": -18.9, "minus_error": -54.7, "error": 17.9, "noisy_count_prev": -29.1, "true_count_prev": 4.0, "plus_error_prev": -6.7, "minus_error_prev": -51.4, "error_prev": 22.4, "plus_error_prev_age": -9.414, "minus_error_prev_age": -54.11, "plus_error_prev_marital": -11.09, "minus_error_prev_marital": -55.79}, {"age": "105-114", "marital": "Never Married", "noisy_count": 50.2, "true_count": 49.0, "plus_error": 68.1, "minus_error": 32.3, "error": 17.9, "noisy_count_prev": 45.5, "true_count_prev": 49.0, "plus_error_prev": 67.9, "minus_error_prev": 23.1, "error_prev": 22.4, "plus_error_prev_age": 65.19, "minus_error_prev_age": 20.39, "plus_error_prev_marital": 67.63, "minus_error_prev_marital": 22.83}]}}
